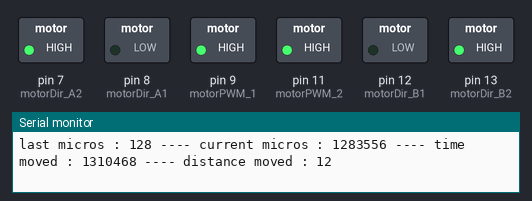
Bench run of a sketch on a simulated Arduino Uno, built with avr-gcc and run on an emulated ATmega328P. Parts: switched loads named in the sketch (green lamp = pin HIGH), the last lines printed to the serial monitor.

Above: at 1.4 s.
At 3.4 s:
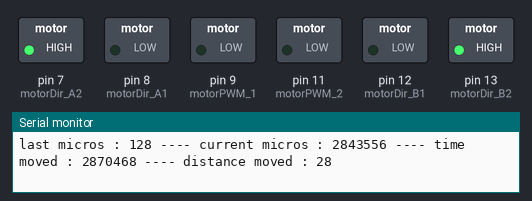
Timing chart, 0 to 4.5 s (numbered marks = the images above):
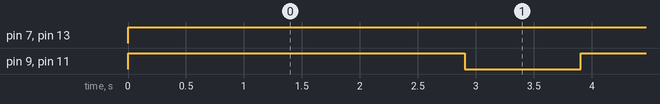

The sketch:

moveDiffDoff.ino
```cpp
//#include <Servo.h>

int power =  255;
#define FORWARD LOW
#define BACKWARD HIGH

int motorDir_A1 = 8;
int motorDir_A2 = 7;
int motorPWM_1 = 9;

//Servo leftServo;
//Servo rightServo;

int motorDir_B1 = 12;
int motorDir_B2 = 13;
int motorPWM_2 = 11;

long revolutionTime = 406480;

long minDistance = 3.999999969;

int steering = 1;

long last_micros = 0;
long last_lift_micros = 0;
long movementTime = 0;

long turningTime = 1385480;

int forkliftAngle = 45;

long distanceToMove = 30;

void setup(){
  Serial.begin(9600);
  pinMode(motorDir_A1, OUTPUT);
  pinMode(motorDir_A2, OUTPUT);
  pinMode(motorPWM_1, OUTPUT);
  pinMode(motorDir_B1, OUTPUT);
  pinMode(motorDir_B2, OUTPUT);
  pinMode(motorPWM_2, OUTPUT);
  last_micros = revolutionTime;
  movementTime = timeToMove(distanceToMove);
  //leftServo.attach(5);
  //rightServo.attach(6);
}

void loop(){
  //  leftServo.write(0);
  //  rightServo.write(0);
  last_micros = micros();
  //  movementTime = timeToMove(25);
  //  MoveLiftUp();
  //  delay(1000);
  //  MoveLiftDown();
  moveForward();
  //  rectangle();
  //  turnLeft();
  delay(1000);

  //  movementTime = timeToMove(25);
  //  moveForward();
  //  delay(1000);
  //  pickObject();
  //  delay(1000);
  //  movementTime = timeToMove(25);
  //  moveForward();
  //  delay(1000);
  //  MoveLiftDown();
  //  delay(1000);
}

void accelerate(){
  power = 0;
  for(int i = 0; i < 255; i++){
    digitalWrite(motorDir_A1, FORWARD);
    digitalWrite(motorDir_A2, BACKWARD);
    analogWrite(motorPWM_1, power + i);

    digitalWrite(motorDir_B1, FORWARD);
    digitalWrite(motorDir_B2, BACKWARD);
    analogWrite(motorPWM_2, power + i);
    delay(20);
  }
  for(int i = 0; i < 255; i++){
    digitalWrite(motorDir_A1, BACKWARD);
    digitalWrite(motorDir_A2, FORWARD);
    analogWrite(motorPWM_1, power + i);

    digitalWrite(motorDir_B1, BACKWARD);
    digitalWrite(motorDir_B2, FORWARD);
    analogWrite(motorPWM_2, power + i);
    delay(20);
  }
}

void rectangle(){
  moveForward();
  last_micros = micros();
  turnLeft();
  last_micros = micros();
  moveForward();
  last_micros = micros();
  turnLeft();
  last_micros = micros();
  moveForward();
  last_micros = micros();
  turnLeft();
  last_micros = micros();
  moveForward();
  last_micros = micros();
  turnLeft();
}

//void pickObject(){
//  last_lift_micros = micros();
//  moveForward(10000);
//  delay(500);
//  MoveLiftUp();
//}
//
//void MoveLiftDown(){
//  for (int i = 0; i < forkliftAngle; i++){
//    leftServo.write(i);
//    rightServo.write(-i);
//    //delay(10);
//  }
//}
//
//void MoveLiftUp(){
//  for (int i = 0; i > -forkliftAngle; i--){
//    leftServo.write(i);
//    rightServo.write(-i);
//    //delay(10);
//  }
//}

void printTimeData(){
  Serial.print("last micros : ");
  Serial.print(last_micros);
  Serial.print(" ---- current micros : ");
  Serial.print(micros());
  Serial.print(" ---- time moved : ");
  Serial.print(micros() - last_micros);
  Serial.print(" ---- distance moved : ");
  Serial.print(getDistanceMoved());
  Serial.println();
}

long timeToMove(int distanceToMove){
  return ((distanceToMove/minDistance) * revolutionTime);
}

boolean isTime(){
  if (micros() - last_micros < movementTime){
    return false;
  }
  else{
    return true;
  }
}

int getDistanceMoved(){
  return (((micros()-last_micros)/revolutionTime) * minDistance);
}

void moveForward(){
  while(!isTime()){
    digitalWrite(motorDir_A1, FORWARD);
    digitalWrite(motorDir_A2, BACKWARD);
    analogWrite(motorPWM_1, power);

    digitalWrite(motorDir_B1, FORWARD);
    digitalWrite(motorDir_B2, BACKWARD);
    analogWrite(motorPWM_2, power);
    printTimeData();
  }
  analogWrite(motorPWM_1, 0);
  analogWrite(motorPWM_2, 0);
}

boolean isTimeSpan(long span){
  if(micros() - last_lift_micros < span){
    return false;
  }
  else{
    return true;
  }
}

void moveForward(long span){
  while(!isTimeSpan(span)){
    digitalWrite(motorDir_A1, FORWARD);
    digitalWrite(motorDir_A2, BACKWARD);
    analogWrite(motorPWM_1, power);

    digitalWrite(motorDir_B1, FORWARD);
    digitalWrite(motorDir_B2, BACKWARD);
    analogWrite(motorPWM_2, power);
    printTimeData();
  }
  analogWrite(motorPWM_1, 0);
  analogWrite(motorPWM_2, 0);
}

//void moveForwardLift(){
//  while(!isTime()){
//    digitalWrite(motorDir_A1, FORWARD);
//    digitalWrite(motorDir_A2, BACKWARD);
//    analogWrite(motorPWM_1, power);
//
//    digitalWrite(motorDir_B1, FORWARD);
//    digitalWrite(motorDir_B2, BACKWARD);
//    analogWrite(motorPWM_2, power);
//    MoveLiftUp();
//    MoveLiftDown();
//    printTimeData();
//  }
//  analogWrite(motorPWM_1, 0);
//  analogWrite(motorPWM_2, 0);
//}

void moveBackward(){
  while(micros()%revolutionTime != 0){
    digitalWrite(motorDir_A1, BACKWARD);
    digitalWrite(motorDir_A2, FORWARD);
    analogWrite(motorPWM_1, power);

    digitalWrite(motorDir_B1, BACKWARD);
    digitalWrite(motorDir_B2, FORWARD);
    analogWrite(motorPWM_2, power);
    printTimeData();
  }
}

boolean isTurnTime(){
  if (micros() - last_micros < turningTime){
    return false;
  }
  else{
    return true;
  }
}

void turnLeft(){
  while(!isTurnTime()){
    Serial.print("here");
    digitalWrite(motorDir_A1, FORWARD);
    digitalWrite(motorDir_A2, BACKWARD);
    analogWrite(motorPWM_1, power);

    digitalWrite(motorDir_B1, BACKWARD);
    digitalWrite(motorDir_B2, FORWARD);
    analogWrite(motorPWM_2, power);
    printTimeData();
  }
  analogWrite(motorPWM_1, 0);
  analogWrite(motorPWM_2, 0);
}

void turnRight(){
  while(!isTurnTime()){
    digitalWrite(motorDir_A1, BACKWARD);
    digitalWrite(motorDir_A2, FORWARD);
    analogWrite(motorPWM_1, power);

    digitalWrite(motorDir_B1, FORWARD);
    digitalWrite(motorDir_B2, BACKWARD);
    analogWrite(motorPWM_2, power);
    printTimeData();
  }
  analogWrite(motorPWM_1, 0);
  analogWrite(motorPWM_2, 0);
}
```

Measured:
- by itself, pin 7 (motorDir_A2), pin 13 (motorDir_B2): LOW → HIGH at 0.00 s
- by itself, pin 9 (motorPWM_1), pin 11 (motorPWM_2): alternates HIGH for 2.9 s and LOW for 1.0 s
